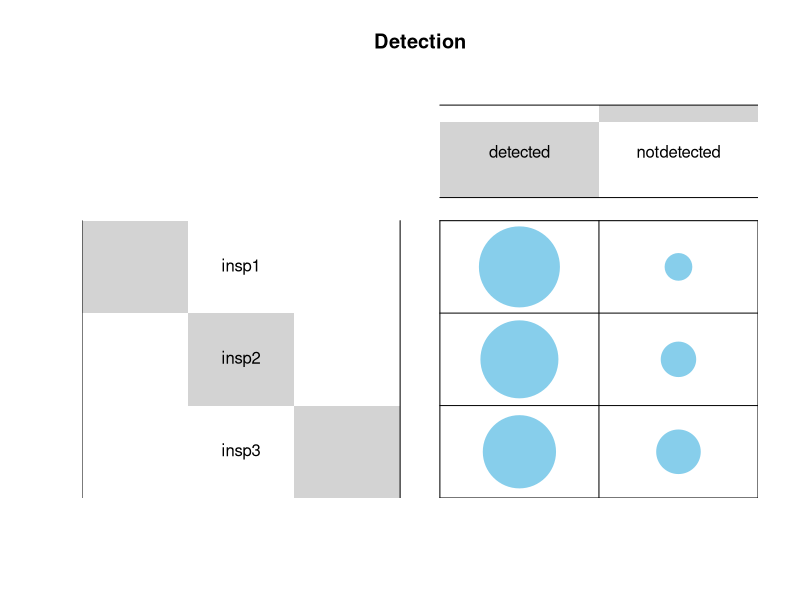
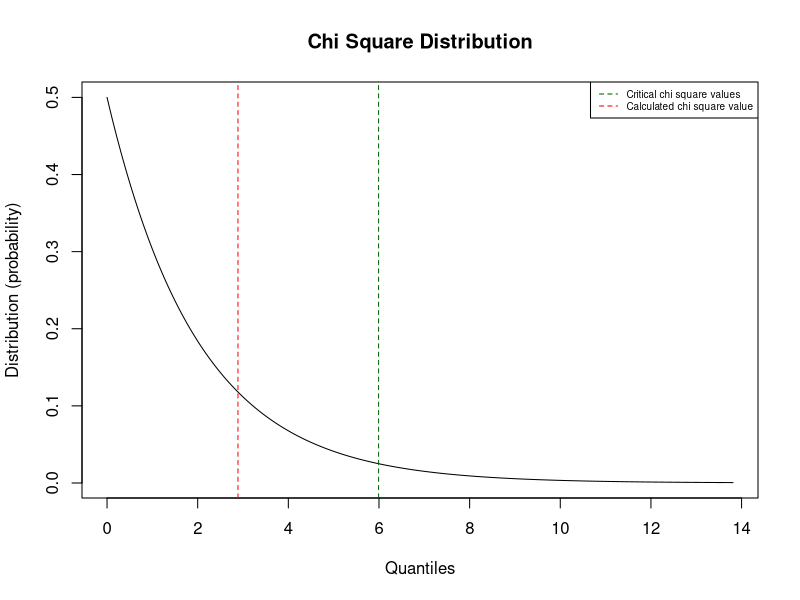
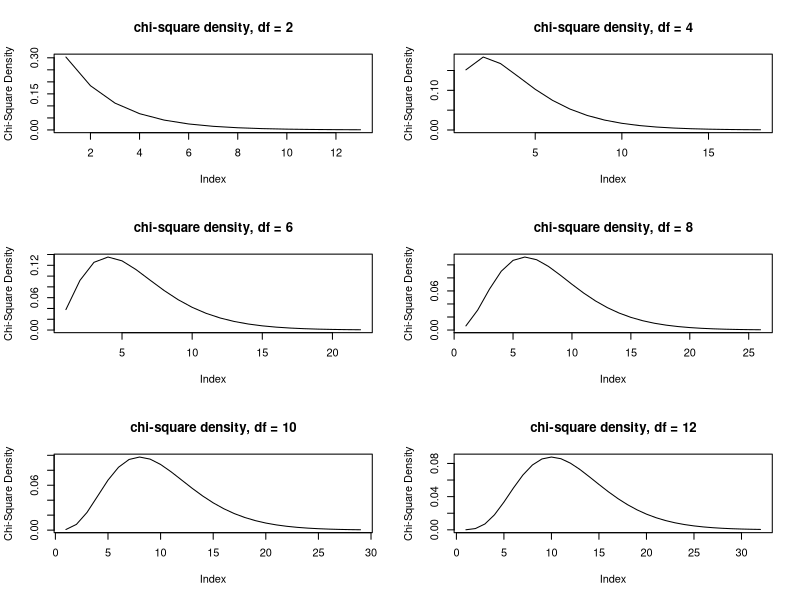

Here is the R script that generated these plots, in order:
## ---- chunk 1
knitr::opts_chunk$set(echo = TRUE)
## ---- chunk 2
library(tidyverse)
library(gplots)
## ---- chunk 3
(dat_radio <- read.csv("data/ch08p51-chi-square-test-tabular.csv", row.names = 1))

# note that we set first column in the csv file as row names in the dataframe
## ---- chunk 4
(tbl_radio <- as.table(as.matrix(dat_radio)))
## ---- chunk 5
balloonplot(t(tbl_radio), main = "Detection", xlab = "", ylab = "",
            label = FALSE, show.margins = FALSE)
## ---- chunk 6
hypalpha <- 0.05
degf <- (nrow(tbl_radio) - 1) * (ncol(tbl_radio) - 1)
chisqcrit <- round(qchisq(p = hypalpha, df = degf, lower.tail = FALSE), 3)
cat(paste('Critical value (right tail) of chisq =', chisqcrit, 'with degrees of freedom =', degf))
## ---- chunk 7
(chisqcalc_out <- chisq.test(tbl_radio))
chisqcalc <- chisqcalc_out$statistic
## ---- chunk 8
if (chisqcalc < chisqcrit){
  cat("chi square calculated is greater than chisquare critical therefore REJECT H0")
} else {
  cat("chi square calculated is less than chi square critical therefore FAIL TO REJECT H0")
}
## ---- chunk 9
# create a plot showing the outcome
xq <- seq(0, qchisq(p = 0.999, df = degf), by = 0.01)  # the 'quantiles' (x values)
xp <- dchisq(x = xq, df = degf)  # the distribution (y values)

plot(x = xq, y = xp, type = 'l', 
     xlab = 'Quantiles', ylab = 'Distribution (probability)')
title(main = 'Chi Square Distribution')

# plots the critical t value based on degrees of freedom (df = sample size - 1)
abline(v = chisqcalc, lty = 2, col = 'red')

# plots the calculate t value
abline(v = chisqcrit, lty = 2, col = 'darkgreen')

# add a legend
legend("topright", legend=c("Critical chi square values", "Calculated chi square value"),
       col=c("darkgreen", "red"), lty = 2, cex=0.6)
## ---- chunk 10
layout(matrix(c(1,2,3,4,5,6), 3, 2, byrow = TRUE)) 
for (i in 1:6) plot( 
  dchisq(1:qchisq(p = 0.999, df = i*2), i*2), 
  main = paste("chi-square density, df =", i*2),
  ylab = 'Chi-Square Density',
  type = 'l') 
